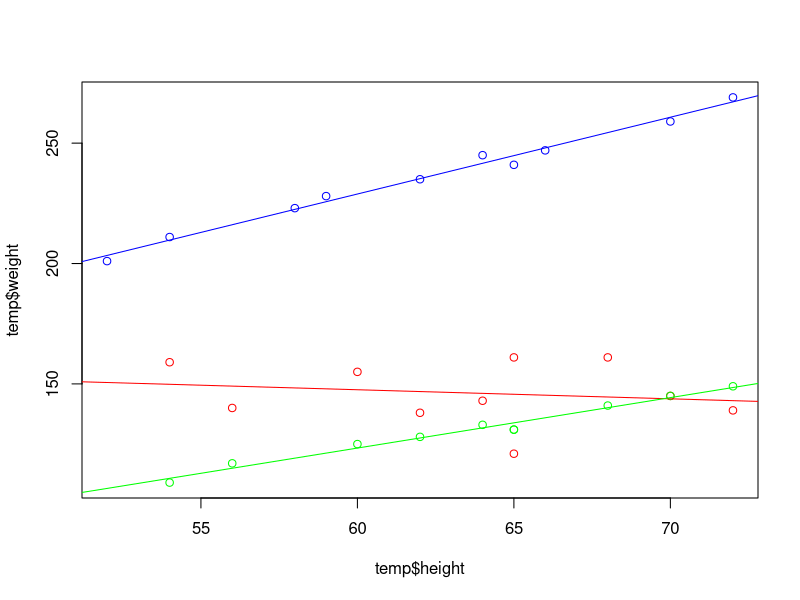
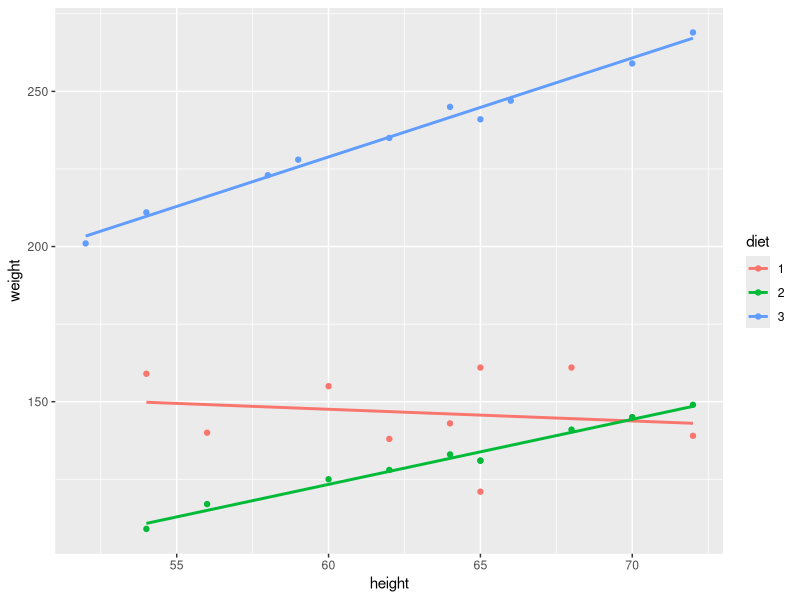

Here is the R script that generated these plots, in order:
#http://www.ats.ucla.edu/stat/spss/library/hetreg.htm

library(car)
#options("contrasts" = c("contr.treatment", "contr.poly"))

tempdata <- c("  1 1  56 140
 				 2 1  60 155
 				 3 1  64 143
 				 4 1  68 161
				 5 1  72 139
				 6 1  54 159
				 7 1  62 138
				 8 1  65 121
				 9 1  65 161
				10 1  70 145
				11 2  56 117
				12 2  60 125
				13 2  64 133
				14 2  68 141
				15 2  72 149
				16 2  54 109
				17 2  62 128
				18 2  65 131
				19 2  65 131
				20 2  70 145
				21 3  54 211
				22 3  58 223
				23 3  62 235
				24 3  66 247
				25 3  70 259
				26 3  52 201
				27 3  59 228
				28 3  64 245
				29 3  65 241
				30 3  72 269")

temp <- read.table(textConnection(tempdata, open = "r"))[,2:4]

names(temp) <- c("diet", "height", "weight")

plot(temp$height, temp$weight, col=c("red", "green", "blue")[temp$diet])

temp$diet <- factor(temp$diet)

# 1. ANOVA
fit1 <- lm(weight ~ diet, data=temp)
summary(fit1)
anova(fit1)

# 2. Standard ANCOVA
fit2 <- lm(weight ~ diet + height, data=temp)
summary(fit2)
Anova(fit2, type = "III")

# 3. With interaction (slopes for each group)
fit3 <- lm(weight ~ diet * height, data=temp)
summary(fit3)
Anova(fit3, type = "III")
abline(fit3$coefficients[1], fit3$coefficients[4], col = "red")
abline(fit3$coefficients[1]+fit3$coefficients[2], fit3$coefficients[4]+fit3$coefficients[5], col = "green")
abline(fit3$coefficients[1]+fit3$coefficients[3], fit3$coefficients[4]+fit3$coefficients[6], col = "blue")

library(ggplot2)
p <- ggplot(temp, aes(x = height, y = weight, color = diet))
p + geom_point() + stat_smooth(method = "lm", se = FALSE)

